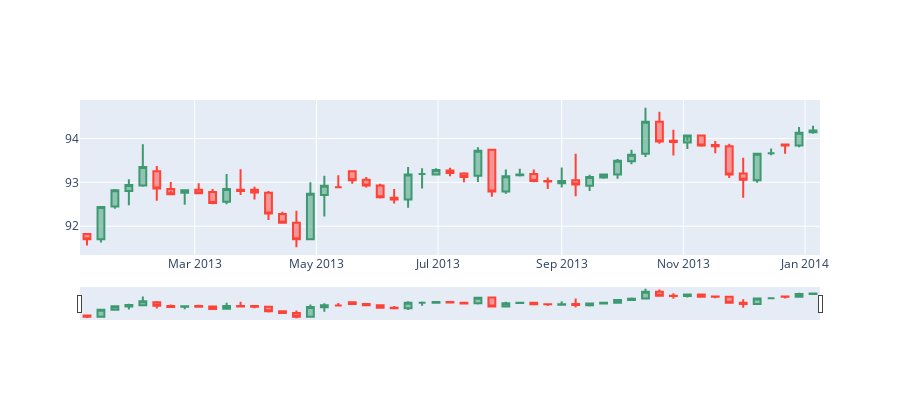

Write notebook code for a chart like this one.
### Code cell
fig = go.Figure(data=[go.Candlestick(x=data.resample(resample_value).bfill().index,
                open=data['OPEN'],
                high=data['HIGH'],
                low=data['LOW'],
                close=data['CLOSE'])])
fig.update_layout(
    autosize=False,
    width= 900,
    height=400,)

fig.show()

### Figure 1 — Plotly figure (JSON) as saved in the notebook; plotly's stock layout.template omitted (floating-point values rounded to 4 significant figures; data arrays with more than 128 entries replaced by an {"elided": "..."} marker saying what was removed)
{"data": [{"close": {"elided": "1539 float values"}, "high": {"elided": "1539 float values"}, "low": {"elided": "1539 float values"}, "open": {"elided": "1539 float values"}, "type": "candlestick", "x": ["2013-01-06T00:00:00", "2013-01-13T00:00:00", "2013-01-20T00:00:00", "2013-01-27T00:00:00", "2013-02-03T00:00:00", "2013-02-10T00:00:00", "2013-02-17T00:00:00", "2013-02-24T00:00:00", "2013-03-03T00:00:00", "2013-03-10T00:00:00", "2013-03-17T00:00:00", "2013-03-24T00:00:00", "2013-03-31T00:00:00", "2013-04-07T00:00:00", "2013-04-14T00:00:00", "2013-04-21T00:00:00", "2013-04-28T00:00:00", "2013-05-05T00:00:00", "2013-05-12T00:00:00", "2013-05-19T00:00:00", "2013-05-26T00:00:00", "2013-06-02T00:00:00", "2013-06-09T00:00:00", "2013-06-16T00:00:00", "2013-06-23T00:00:00", "2013-06-30T00:00:00", "2013-07-07T00:00:00", "2013-07-14T00:00:00", "2013-07-21T00:00:00", "2013-07-28T00:00:00", "2013-08-04T00:00:00", "2013-08-11T00:00:00", "2013-08-18T00:00:00", "2013-08-25T00:00:00", "2013-09-01T00:00:00", "2013-09-08T00:00:00", "2013-09-15T00:00:00", "2013-09-22T00:00:00", "2013-09-29T00:00:00", "2013-10-06T00:00:00", "2013-10-13T00:00:00", "2013-10-20T00:00:00", "2013-10-27T00:00:00", "2013-11-03T00:00:00", "2013-11-10T00:00:00", "2013-11-17T00:00:00", "2013-11-24T00:00:00", "2013-12-01T00:00:00", "2013-12-08T00:00:00", "2013-12-15T00:00:00", "2013-12-22T00:00:00", "2013-12-29T00:00:00", "2014-01-05T00:00:00"]}], "layout": {"autosize": false, "height": 400, "width": 900}}
